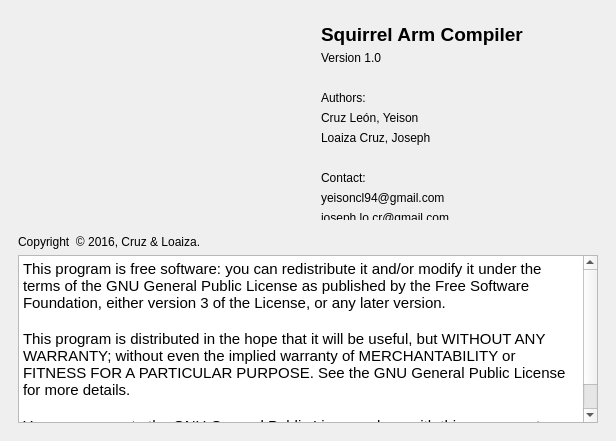
<?xml version="1.0" encoding="UTF-8"?>
<ui version="4.0">
 <class>About</class>
 <widget class="QDialog" name="About">
  <property name="geometry">
   <rect>
    <x>0</x>
    <y>0</y>
    <width>616</width>
    <height>441</height>
   </rect>
  </property>
  <property name="windowTitle">
   <string>About</string>
  </property>
  <property name="styleSheet">
   <string notr="true">#consoleWidget, #codeSectionWidget {
background-color:#bbbbbb;
border: 1px solid gray;
}

#extrasWidget {
border-top-width: 1px;
border-left-width: 1px;
border-style: solid;
border-color: gray;
background-color: #dddddd;
color: #353535;
}

#extrasWidget  QLineEdit {
background-color: white;
}

#extrasWidget   * {
color: rgb(0, 154, 255);
}

#aboutWid{
background-color: rgb(0, 107, 255);
}

#menuBar *{
color: white;
}

#menuBar * :hover{
color: rgb(196, 227, 231);
}

#codeInfoWrap {
background-color:rgb(241, 241, 241);
border-bottom: 1px solid rgb(216, 216, 216);
}

#menuBar QPushButton{
background-color:rgba(255, 255, 255, 0);
border:0;
}</string>
  </property>
  <layout class="QVBoxLayout" name="verticalLayout_3">
   <property name="spacing">
    <number>0</number>
   </property>
   <property name="leftMargin">
    <number>0</number>
   </property>
   <property name="topMargin">
    <number>0</number>
   </property>
   <property name="rightMargin">
    <number>0</number>
   </property>
   <property name="bottomMargin">
    <number>0</number>
   </property>
   <item>
    <widget class="QWidget" name="aboutInfo" native="true">
     <layout class="QGridLayout" name="gridLayout">
      <item row="0" column="0">
       <widget class="QWidget" name="widget_3" native="true">
        <property name="minimumSize">
         <size>
          <width>256</width>
          <height>0</height>
         </size>
        </property>
        <layout class="QVBoxLayout" name="verticalLayout_2">
         <item>
          <widget class="QLabel" name="label_18">
           <property name="text">
            <string>&lt;img src=&quot;:/pictures/squirrel.png&quot; width=&quot;256&quot; height=&quot;256&quot; /&gt;</string>
           </property>
          </widget>
         </item>
        </layout>
       </widget>
      </item>
      <item row="0" column="1">
       <widget class="QWidget" name="widget" native="true">
        <property name="minimumSize">
         <size>
          <width>201</width>
          <height>211</height>
         </size>
        </property>
        <widget class="QLabel" name="label_8">
         <property name="geometry">
          <rect>
           <x>10</x>
           <y>180</y>
           <width>181</width>
           <height>18</height>
          </rect>
         </property>
         <property name="text">
          <string>yeisoncl94@gmail.com</string>
         </property>
        </widget>
        <widget class="QLabel" name="label_5">
         <property name="geometry">
          <rect>
           <x>10</x>
           <y>160</y>
           <width>72</width>
           <height>18</height>
          </rect>
         </property>
         <property name="text">
          <string>Contact:</string>
         </property>
        </widget>
        <widget class="QLabel" name="label_4">
         <property name="geometry">
          <rect>
           <x>10</x>
           <y>100</y>
           <width>151</width>
           <height>18</height>
          </rect>
         </property>
         <property name="text">
          <string>Cruz León, Yeison</string>
         </property>
        </widget>
        <widget class="QLabel" name="label">
         <property name="geometry">
          <rect>
           <x>10</x>
           <y>10</y>
           <width>251</width>
           <height>31</height>
          </rect>
         </property>
         <property name="text">
          <string>&lt;html&gt;&lt;head/&gt;&lt;body&gt;&lt;p&gt;&lt;span style=&quot; font-size:14pt; font-weight:600;&quot;&gt;Squirrel Arm Compiler&lt;/span&gt;&lt;/p&gt;&lt;/body&gt;&lt;/html&gt;</string>
         </property>
        </widget>
        <widget class="QLabel" name="label_7">
         <property name="geometry">
          <rect>
           <x>10</x>
           <y>200</y>
           <width>181</width>
           <height>18</height>
          </rect>
         </property>
         <property name="text">
          <string>joseph.lo.cr@gmail.com</string>
         </property>
        </widget>
        <widget class="QLabel" name="label_3">
         <property name="geometry">
          <rect>
           <x>10</x>
           <y>80</y>
           <width>72</width>
           <height>18</height>
          </rect>
         </property>
         <property name="text">
          <string>Authors:</string>
         </property>
        </widget>
        <widget class="QLabel" name="label_2">
         <property name="geometry">
          <rect>
           <x>10</x>
           <y>40</y>
           <width>111</width>
           <height>18</height>
          </rect>
         </property>
         <property name="text">
          <string>Version 1.0</string>
         </property>
        </widget>
        <widget class="QLabel" name="label_6">
         <property name="geometry">
          <rect>
           <x>10</x>
           <y>120</y>
           <width>151</width>
           <height>18</height>
          </rect>
         </property>
         <property name="text">
          <string>Loaiza Cruz, Joseph</string>
         </property>
        </widget>
        <zorder>label_8</zorder>
        <zorder>label_5</zorder>
        <zorder>label_4</zorder>
        <zorder>label</zorder>
        <zorder>label_3</zorder>
        <zorder>label_7</zorder>
        <zorder>label_2</zorder>
        <zorder>label_6</zorder>
        <zorder>label_8</zorder>
        <zorder>label_5</zorder>
        <zorder>label_4</zorder>
        <zorder>label</zorder>
        <zorder>label_7</zorder>
        <zorder>label_3</zorder>
        <zorder>label_2</zorder>
        <zorder>label_6</zorder>
       </widget>
      </item>
      <item row="1" column="0" colspan="2">
       <widget class="QWidget" name="widget_2" native="true">
        <layout class="QVBoxLayout" name="verticalLayout">
         <item>
          <widget class="QLabel" name="label_9">
           <property name="text">
            <string>Copyright  © 2016, Cruz &amp; Loaiza.</string>
           </property>
          </widget>
         </item>
         <item>
          <widget class="QTextEdit" name="textEdit">
           <property name="readOnly">
            <bool>true</bool>
           </property>
           <property name="html">
            <string>&lt;!DOCTYPE HTML PUBLIC &quot;-//W3C//DTD HTML 4.0//EN&quot; &quot;http://www.w3.org/TR/REC-html40/strict.dtd&quot;&gt;
&lt;html&gt;&lt;head&gt;&lt;meta name=&quot;qrichtext&quot; content=&quot;1&quot; /&gt;&lt;style type=&quot;text/css&quot;&gt;
p, li { white-space: pre-wrap; }
&lt;/style&gt;&lt;/head&gt;&lt;body style=&quot; font-family:'Cantarell'; font-size:11pt; font-weight:400; font-style:normal;&quot;&gt;
&lt;p style=&quot; margin-top:12px; margin-bottom:0px; margin-left:0px; margin-right:0px; -qt-block-indent:0; text-indent:0px;&quot;&gt;&lt;span style=&quot; font-family:'Courier New,courier';&quot;&gt;This program is free software: you can redistribute it and/or modify it under the terms of the GNU General Public License as published by the Free Software Foundation, either version 3 of the License, or any later version.&lt;/span&gt;&lt;/p&gt;
&lt;p style=&quot;-qt-paragraph-type:empty; margin-top:0px; margin-bottom:0px; margin-left:0px; margin-right:0px; -qt-block-indent:0; text-indent:0px; font-family:'Courier New,courier';&quot;&gt;&lt;br /&gt;&lt;/p&gt;
&lt;p style=&quot; margin-top:0px; margin-bottom:0px; margin-left:0px; margin-right:0px; -qt-block-indent:0; text-indent:0px;&quot;&gt;&lt;span style=&quot; font-family:'Courier New,courier';&quot;&gt;This program is distributed in the hope that it will be useful, but WITHOUT ANY WARRANTY; without even the implied warranty of MERCHANTABILITY or FITNESS FOR A PARTICULAR PURPOSE. See the GNU General Public License for more details.&lt;/span&gt;&lt;/p&gt;
&lt;p style=&quot;-qt-paragraph-type:empty; margin-top:0px; margin-bottom:0px; margin-left:0px; margin-right:0px; -qt-block-indent:0; text-indent:0px; font-family:'Courier New,courier';&quot;&gt;&lt;br /&gt;&lt;/p&gt;
&lt;p style=&quot; margin-top:0px; margin-bottom:0px; margin-left:0px; margin-right:0px; -qt-block-indent:0; text-indent:0px;&quot;&gt;&lt;span style=&quot; font-family:'Courier New,courier';&quot;&gt;You can access to the GNU General Public License along with this program at &amp;lt;http://www.gnu.org/licenses/&amp;gt;.&lt;/span&gt;&lt;/p&gt;&lt;/body&gt;&lt;/html&gt;</string>
           </property>
          </widget>
         </item>
        </layout>
       </widget>
      </item>
     </layout>
    </widget>
   </item>
  </layout>
 </widget>
 <resources/>
 <connections/>
</ui>
